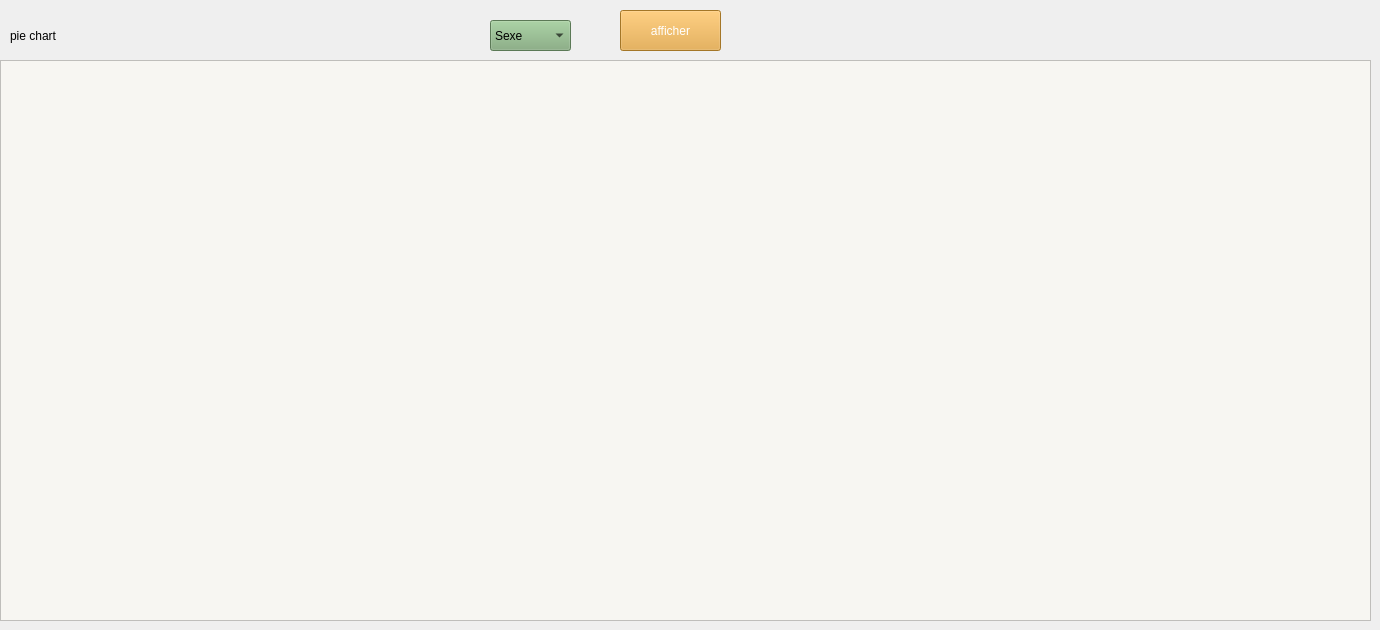
      <widget class="QWidget" name="tab_pie">
       <attribute name="title">
        <string>Tab 1</string>
       </attribute>
       <widget class="QPushButton" name="afficher_pie">
        <property name="geometry">
         <rect>
          <x>620</x>
          <y>10</y>
          <width>101</width>
          <height>41</height>
         </rect>
        </property>
        <property name="styleSheet">
         <string notr="true">QPushButton {
    background-color: #E6A537;
	color: rgb(255, 255, 255);
}

QPushButton:hover {
    background-color: rgb(127, 170, 121);
	color:  #E6A537;
	border-color: rgb(255, 170, 0);
}</string>
        </property>
        <property name="text">
         <string>afficher</string>
        </property>
       </widget>
       <widget class="QComboBox" name="comboBox_critere_pie">
        <property name="geometry">
         <rect>
          <x>490</x>
          <y>20</y>
          <width>81</width>
          <height>31</height>
         </rect>
        </property>
        <property name="styleSheet">
         <string notr="true">background-color: rgb(127, 170, 121);</string>
        </property>
        <item>
         <property name="text">
          <string>Sexe</string>
         </property>
        </item>
        <item>
         <property name="text">
          <string>Année</string>
         </property>
        </item>
        <item>
         <property name="text">
          <string>Adresse</string>
         </property>
        </item>
       </widget>
       <widget class="QGraphicsView" name="graphicsView_pie">
        <property name="geometry">
         <rect>
          <x>0</x>
          <y>60</y>
          <width>1371</width>
          <height>561</height>
         </rect>
        </property>
        <property name="styleSheet">
         <string notr="true">background-color: rgb(247, 246, 242);</string>
        </property>
       </widget>
       <widget class="QLabel" name="label_9">
        <property name="geometry">
         <rect>
          <x>10</x>
          <y>20</y>
          <width>261</width>
          <height>31</height>
         </rect>
        </property>
        <property name="text">
         <string>pie chart</string>
        </property>
       </widget>
      </widget>
